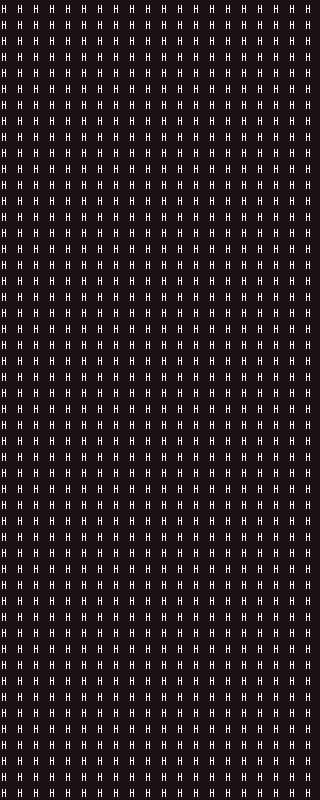

A level layout from a 2D game, rendered from its tile map. Below: a short description, then the map file with its tile-grid data intact:
An orthogonal 20x50 tile map with 16x16 px tiles, 1 tile layer (prototype).

<map version="1.10" tiledversion="1.10.2" orientation="orthogonal" renderorder="right-down" width="20" height="50" tilewidth="16" tileheight="16" infinite="0" nextlayerid="9" nextobjectid="1">
 <tileset firstgid="98" source="TangerineTavernPNG_PetricakeGames.tsx" />
 <layer id="1" name="prototype" width="20" height="50">
  <data encoding="csv">
206,206,206,206,206,206,206,206,206,206,206,206,206,206,206,206,206,206,206,206,
206,206,206,206,206,206,206,206,206,206,206,206,206,206,206,206,206,206,206,206,
206,206,206,206,206,206,206,206,206,206,206,206,206,206,206,206,206,206,206,206,
206,206,206,206,206,206,206,206,206,206,206,206,206,206,206,206,206,206,206,206,
206,206,206,206,206,206,206,206,206,206,206,206,206,206,206,206,206,206,206,206,
206,206,206,206,206,206,206,206,206,206,206,206,206,206,206,206,206,206,206,206,
206,206,206,206,206,206,206,206,206,206,206,206,206,206,206,206,206,206,206,206,
206,206,206,206,206,206,206,206,206,206,206,206,206,206,206,206,206,206,206,206,
206,206,206,206,206,206,206,206,206,206,206,206,206,206,206,206,206,206,206,206,
206,206,206,206,206,206,206,206,206,206,206,206,206,206,206,206,206,206,206,206,
206,206,206,206,206,206,206,206,206,206,206,206,206,206,206,206,206,206,206,206,
206,206,206,206,206,206,206,206,206,206,206,206,206,206,206,206,206,206,206,206,
206,206,206,206,206,206,206,206,206,206,206,206,206,206,206,206,206,206,206,206,
206,206,206,206,206,206,206,206,206,206,206,206,206,206,206,206,206,206,206,206,
206,206,206,206,206,206,206,206,206,206,206,206,206,206,206,206,206,206,206,206,
206,206,206,206,206,206,206,206,206,206,206,206,206,206,206,206,206,206,206,206,
206,206,206,206,206,206,206,206,206,206,206,206,206,206,206,206,206,206,206,206,
206,206,206,206,206,206,206,206,206,206,206,206,206,206,206,206,206,206,206,206,
206,206,206,206,206,206,206,206,206,206,206,206,206,206,206,206,206,206,206,206,
206,206,206,206,206,206,206,206,206,206,206,206,206,206,206,206,206,206,206,206,
206,206,206,206,206,206,206,206,206,206,206,206,206,206,206,206,206,206,206,206,
206,206,206,206,206,206,206,206,206,206,206,206,206,206,206,206,206,206,206,206,
206,206,206,206,206,206,206,206,206,206,206,206,206,206,206,206,206,206,206,206,
206,206,206,206,206,206,206,206,206,206,206,206,206,206,206,206,206,206,206,206,
206,206,206,206,206,206,206,206,206,206,206,206,206,206,206,206,206,206,206,206,
206,206,206,206,206,206,206,206,206,206,206,206,206,206,206,206,206,206,206,206,
206,206,206,206,206,206,206,206,206,206,206,206,206,206,206,206,206,206,206,206,
206,206,206,206,206,206,206,206,206,206,206,206,206,206,206,206,206,206,206,206,
206,206,206,206,206,206,206,206,206,206,206,206,206,206,206,206,206,206,206,206,
206,206,206,206,206,206,206,206,206,206,206,206,206,206,206,206,206,206,206,206,
206,206,206,206,206,206,206,206,206,206,206,206,206,206,206,206,206,206,206,206,
206,206,206,206,206,206,206,206,206,206,206,206,206,206,206,206,206,206,206,206,
206,206,206,206,206,206,206,206,206,206,206,206,206,206,206,206,206,206,206,206,
206,206,206,206,206,206,206,206,206,206,206,206,206,206,206,206,206,206,206,206,
206,206,206,206,206,206,206,206,206,206,206,206,206,206,206,206,206,206,206,206,
206,206,206,206,206,206,206,206,206,206,206,206,206,206,206,206,206,206,206,206,
206,206,206,206,206,206,206,206,206,206,206,206,206,206,206,206,206,206,206,206,
206,206,206,206,206,206,206,206,206,206,206,206,206,206,206,206,206,206,206,206,
206,206,206,206,206,206,206,206,206,206,206,206,206,206,206,206,206,206,206,206,
206,206,206,206,206,206,206,206,206,206,206,206,206,206,206,206,206,206,206,206,
206,206,206,206,206,206,206,206,206,206,206,206,206,206,206,206,206,206,206,206,
206,206,206,206,206,206,206,206,206,206,206,206,206,206,206,206,206,206,206,206,
206,206,206,206,206,206,206,206,206,206,206,206,206,206,206,206,206,206,206,206,
206,206,206,206,206,206,206,206,206,206,206,206,206,206,206,206,206,206,206,206,
206,206,206,206,206,206,206,206,206,206,206,206,206,206,206,206,206,206,206,206,
206,206,206,206,206,206,206,206,206,206,206,206,206,206,206,206,206,206,206,206,
206,206,206,206,206,206,206,206,206,206,206,206,206,206,206,206,206,206,206,206,
206,206,206,206,206,206,206,206,206,206,206,206,206,206,206,206,206,206,206,206,
206,206,206,206,206,206,206,206,206,206,206,206,206,206,206,206,206,206,206,206,
206,206,206,206,206,206,206,206,206,206,206,206,206,206,206,206,206,206,206,206
</data>
 </layer>
</map>
